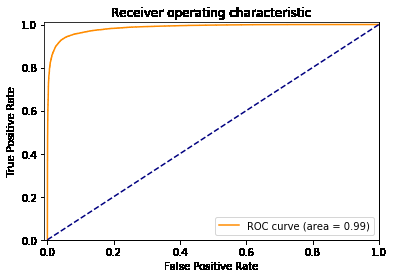
#> input picture images/auc.png, 394 x 278 px
$ python -i augment.py   (imports and definitions only)
#> lines starting #> are read from the running program, lines starting #| are printed output that depends on the picture
#> further down, picture is the input picture: shape (278, 394, 3); mean B, G, R 243.4, 244, 244.9
import cv2
import numpy as np

# [1 line not run here, left out]

brightness = -8
saturation = 0.85
contrast = 0.7
gauss_noise = 8
channel_shift = 10
contrast_and_blur = (0.8, 3)
contrast_and_brightness = (0.7, 10)


def blur(img, kernel_size):
    kernel = np.ones((kernel_size, kernel_size), np.float32) / (kernel_size ** 2)
    img_trans = cv2.filter2D(img, -1, kernel)

    return img_trans


# [33 lines left out: functions brightness, increase_saturation, motion_blur, not called in this run]


def adjust_contrast(img, contrast_alpha=contrast):
#> called with contrast_alpha = 0.8
    img = img.astype(np.float32)
    imghsv = cv2.cvtColor(img, cv2.COLOR_BGR2HSV)
#> imghsv: shape (278, 394, 3) float32; mean H, S, V 2.4, 0, 245.7
    original_avg = int(np.average(imghsv[:, :, 2]))
#> original_avg = 245
    imghsv[:, :, 2] = cv2.multiply(imghsv[:, :, 2], contrast_alpha)
#> imghsv: shape (278, 394, 3) float32; mean H, S, V 2.4, 0, 196.3
    new_avg = int(np.average(imghsv[:, :, 2]))
#> new_avg = 196

    imghsv[:, :, 2] = cv2.add(imghsv[:, :, 2], (original_avg - new_avg) // 2)
#> imghsv: shape (278, 394, 3) float32; mean H, S, V 2.4, 0, 220.3

    img = cv2.cvtColor(imghsv, cv2.COLOR_HSV2BGR)
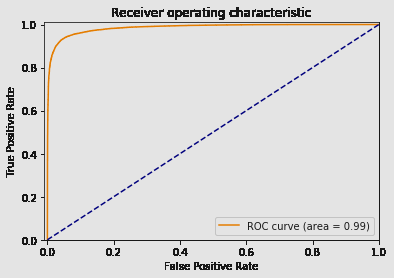
#> img: shape (278, 394, 3) float32; mean B, G, R 218.6, 219.1, 219.8

    img = cv2.convertScaleAbs(img)

    return img


# [28 lines left out: functions gauss_noise, channel_shift, not called in this run]


def contrast_and_blur(img, contrast_alpha=contrast_and_blur[0], kernel_size=contrast_and_blur[1]):
    img = adjust_contrast(img, contrast_alpha)
    img = blur(img, kernel_size)
#> in blur, `img_trans = cv2.filter2D(img, -1, kernel)`:
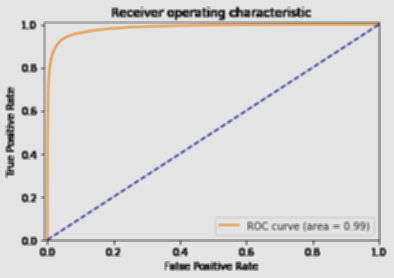
#> img_trans: shape (278, 394, 3); mean B, G, R 218.6, 219.1, 219.8

    return img


# [31 lines left out: functions contrast_and_brightness, brightness_and_blur, brightness_and_gauss_noise, flip, grayscale, not called in this run]

>>> import cv2
>>> picture = cv2.imread('images/auc.png')
>>> result = contrast_and_blur(picture)

$ run again, on images/batches.png
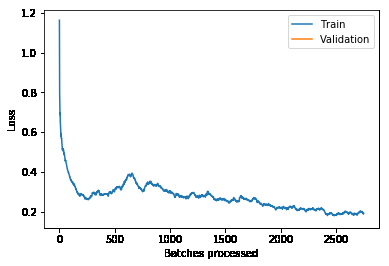
#> input picture images/batches.png, 389 x 266 px
#> picture is the input picture: shape (266, 389, 3); mean B, G, R 247.2, 246.5, 245.5
#> original_avg = 247
#> new_avg = 197
#> in adjust_contrast, `img = cv2.cvtColor(imghsv, cv2.COLOR_HSV2BGR)`:
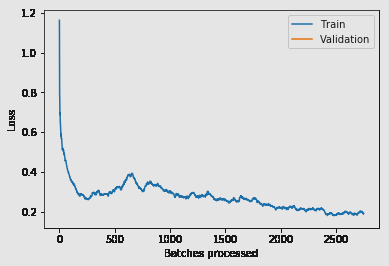
#> img: shape (266, 389, 3) float32; mean B, G, R 222.5, 221.8, 220.9
#> in blur, `img_trans = cv2.filter2D(img, -1, kernel)`:
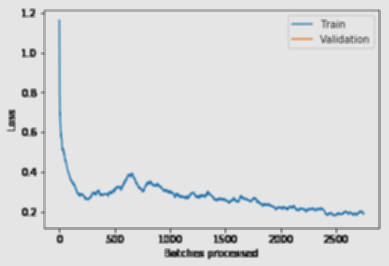
#> img_trans: shape (266, 389, 3); mean B, G, R 222.7, 222.1, 221.2

$ run again, on images/confusion.png
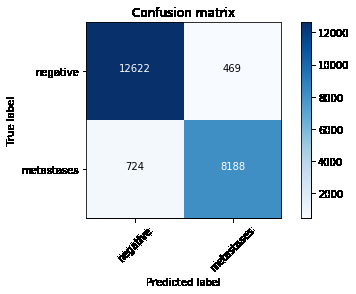
#> input picture images/confusion.png, 356 x 294 px
#> picture is the input picture: shape (294, 356, 3); mean B, G, R 225.2, 213.6, 201.1
#> original_avg = 225
#> new_avg = 180
#> in adjust_contrast, `img = cv2.cvtColor(imghsv, cv2.COLOR_HSV2BGR)`:
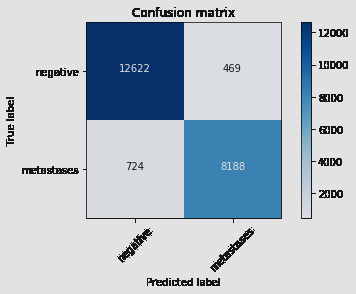
#> img: shape (294, 356, 3) float32; mean B, G, R 202.1, 191, 179.3
#> in blur, `img_trans = cv2.filter2D(img, -1, kernel)`:
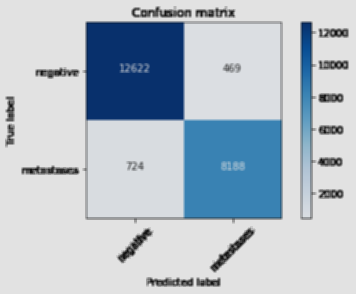
#> img_trans: shape (294, 356, 3); mean B, G, R 202.2, 191, 179.3

$ run again, on images/examples.png
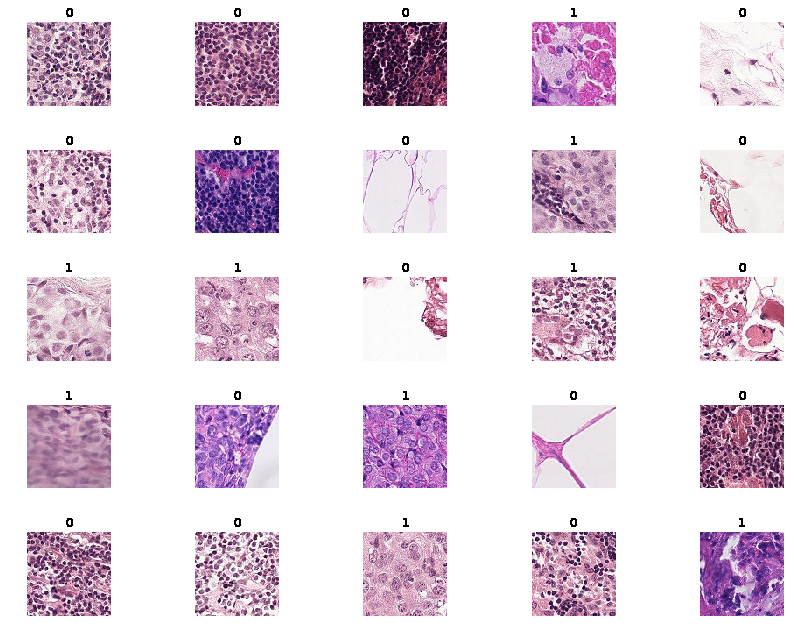
#> input picture images/examples.png, 794 x 640 px
#> picture is the input picture: shape (640, 794, 3); mean B, G, R 229.1, 218.1, 230.9
#> original_avg = 232
#> new_avg = 186
#> in adjust_contrast, `img = cv2.cvtColor(imghsv, cv2.COLOR_HSV2BGR)`:
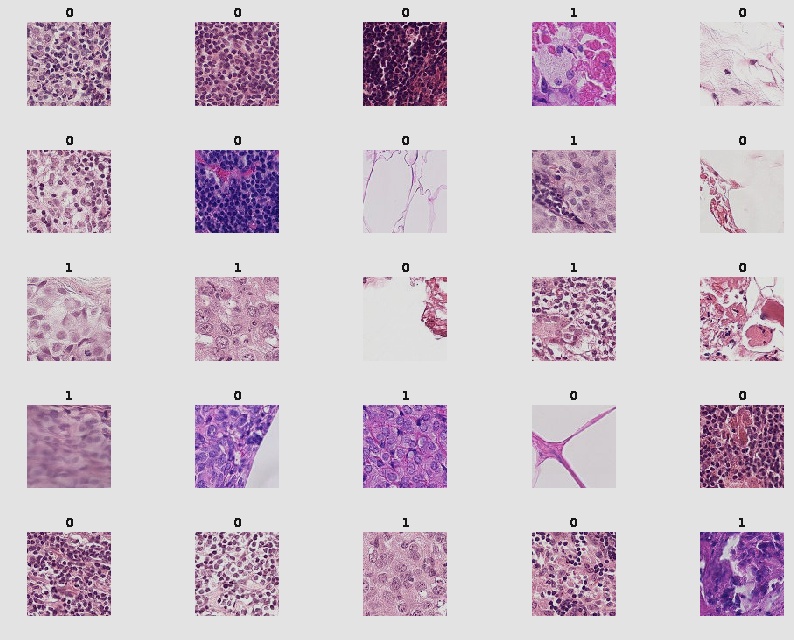
#> img: shape (640, 794, 3) float32; mean B, G, R 205.5, 195, 207.1
